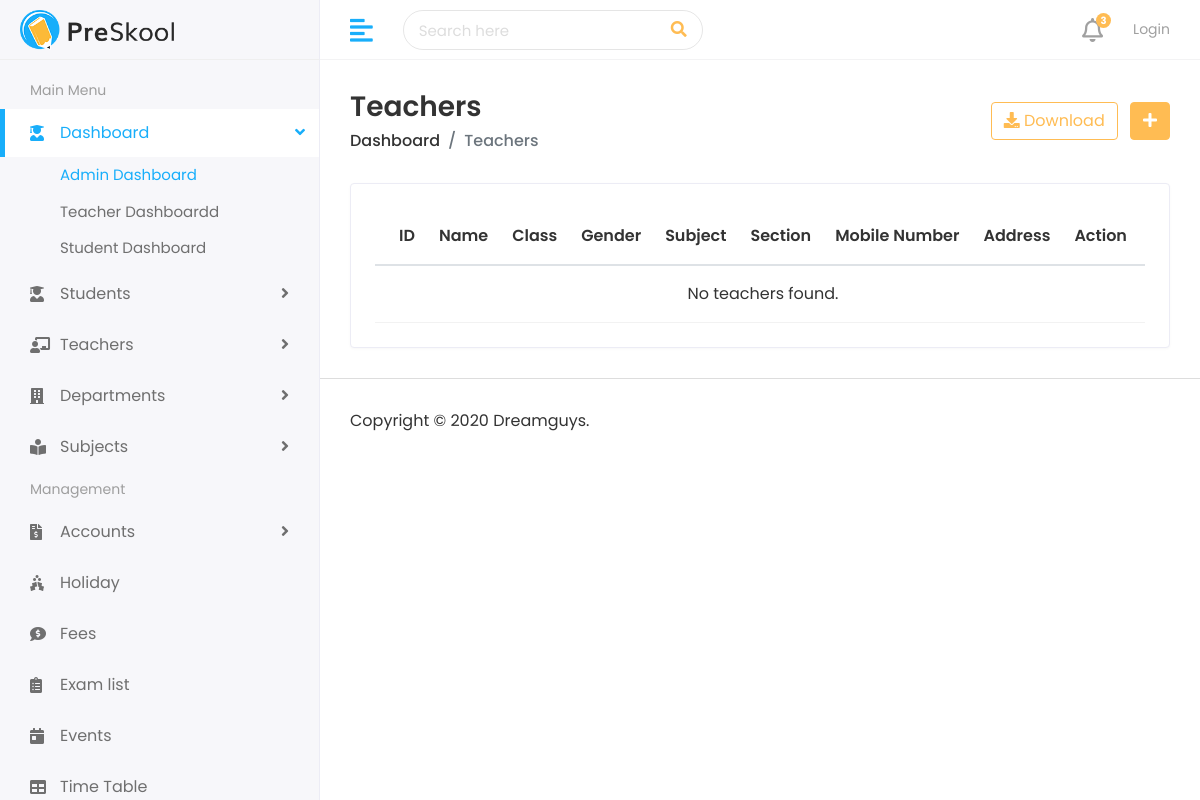
Before: /teachers/ with the older database file.
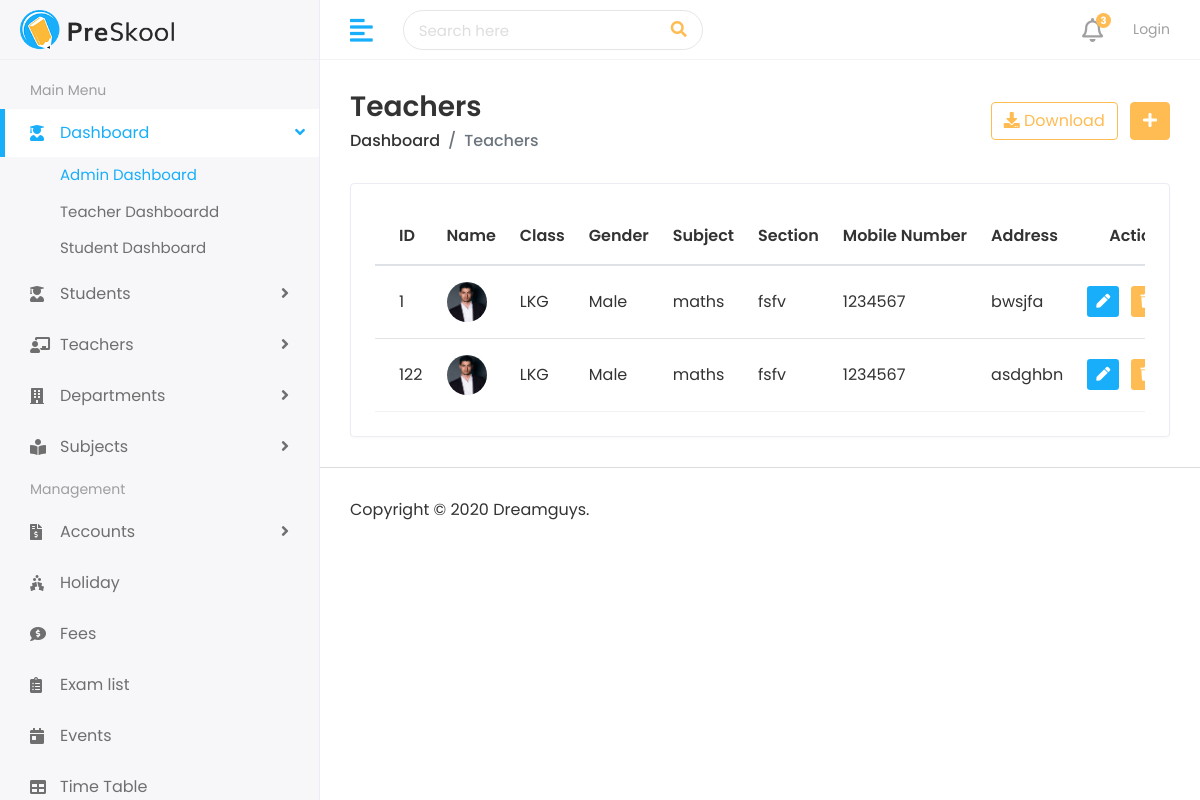
After: the same page with the newer database file.
### teachers/models.py (models this page shows, shortened)
class Teacher(models.Model):
    first_name = models.CharField(max_length=50)
    last_name = models.CharField(max_length=50)
    teacher_id = models.CharField(max_length=20, unique=True)
    teacher_class = models.CharField(max_length=10, blank=True, null=True)
    section = models.CharField(max_length=5, blank=True, null=True)
    gender = models.CharField(max_length=10, choices=GENDER_CHOICES)
    subject = models.CharField(max_length=50)
    mobile_number = models.CharField(max_length=15)
    address = models.TextField()
    teacher_image = models.ImageField(upload_to='teachers/', blank=True, null=True)
    slug = models.SlugField(unique=True, blank=True)
    created_at = models.DateTimeField(auto_now_add=True)
    updated_at = models.DateTimeField(auto_now=True)

### teachers/views.py (the view)
# urls.py: path('teachers/', views.teacher_list, name='teacher-list'),
def teacher_list(request):
    teachers = Teacher.objects.all()
    return render(request, 'teachers/teachers.html', {'teachers': teachers})

### templates/teachers/teachers.html (shortened to what this page needs)
{% extends 'home/base.html' %}
{% load static %}
{% block body %}
<div class="page-wrapper">
  <div class="content container-fluid">
    <div class="page-header">
      <div class="row align-items-center">
        <div class="col">
          <h3 class="page-title">Teachers</h3>
          <ul class="breadcrumb">
            <li class="breadcrumb-item"><a href="index.html">Dashboard</a></li>
            <li class="breadcrumb-item active">Teachers</li>
          </ul>
        </div>
        <div class="col-auto text-right ml-auto">
          <a href="#" class="btn btn-outline-primary mr-2"><i class="fas fa-download"></i> Download</a>
          <a href="{% url 'add-teacher' %}" class="btn btn-primary"><i class="fas fa-plus"></i></a>
        </div>
      </div>
    </div>
    <div class="row">
      <div class="col-sm-12">
        <div class="card card-table">
          <div class="card-body">
            <div class="table-responsive">
              <table class="table table-hover table-center mb-0 datatable">
                <thead>
                  <tr>
                    <th>ID</th>
                    <th>Name</th>
                    <th>Class</th>
                    <th>Gender</th>
                    <th>Subject</th>
                    <th>Section</th>
                    <th>Mobile Number</th>
                    <th>Address</th>
                    <th class="text-right">Action</th>
                  </tr>
                </thead>
                <tbody>
                  {% for teacher in teachers %}
                  <tr>
                    <td>{{ teacher.teacher_id }}</td>
                    <td>
                      <h2 class="table-avatar">
                        {% if teacher.photo %}
                        <a href="{% url 'teacher-details' teacher.id %}" class="avatar avatar-sm mr-2">
                          <img class="avatar-img rounded-circle" src="{{ teacher.photo.url }}" alt="{{ teacher.full_name }}">
                        </a>
                        {% else %}
                        <a href="{% url 'teacher-details' teacher.id %}" class="avatar avatar-sm mr-2">
                          <img class="avatar-img rounded-circle" src="{% static 'assets/img/user.jpg' %}" alt="{{ teacher.full_name }}">
                        </a>
                        {% endif %}
                      </h2>
                    </td>
                    <td>{{ teacher.teacher_class }}</td>
                    <td>{{ teacher.gender }}</td>
                    <td>{{ teacher.subject }}</td>
                    <td>{{ teacher.section }}</td>
                    <td>{{ teacher.mobile_number }}</td>
                    <td>{{ teacher.address }}</td>
                    <td class="text-right">
                      <div class="actions">
                        <a href="{% url 'edit-teacher' teacher.id %}" class="btn btn-sm bg-success-light mr-2">
                          <i class="fas fa-pen"></i>
                        </a>
                        <a href="{% url 'delete-teacher' teacher.id %}" class="btn btn-sm bg-danger-light">
                          <i class="fas fa-trash"></i>
                        </a>
                      </div>
                    </td>
                  </tr>
                  {% empty %}
                  <tr>
                    <td colspan="9" class="text-center">No teachers found.</td>
                  </tr>
                  {% endfor %}
                </tbody>
              </table>
            </div>
          </div>
        </div>
      </div>
    </div>
  </div>
  <footer>
    <p>Copyright © 2020 Dreamguys.</p>
  </footer>
</div>
{% endblock %}

Changed rows visible on the page:
added Teacher: teacher_id "1", teacher_class "LKG", gender "Male", subject "maths", section "fsfv", mobile_number "1234567", address "bwsjfa"
added Teacher: teacher_id "122", teacher_class "LKG", gender "Male", subject "maths", section "fsfv", mobile_number "1234567", address "asdghbn"
Other visible differences:
text no longer shown: "No teachers found."
